Frame 1 (no input): blank canvas, image omitted
Frame 60 (no input): blank canvas, image omitted
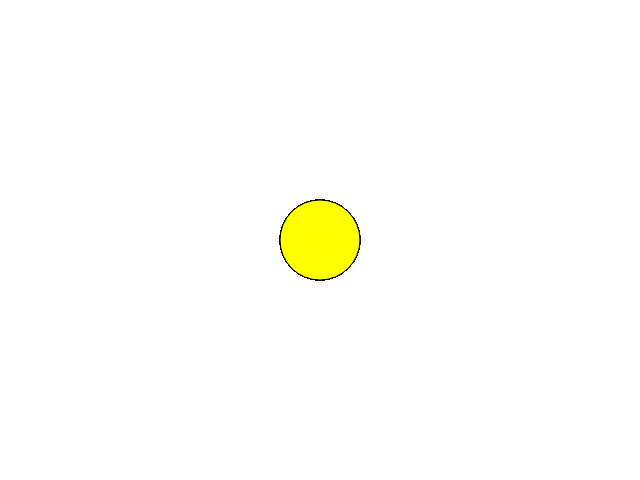
Frame 120 (the mouse pressed at the canvas centre since frame 60)

The p5.js sketch whose frames 1 and 60 were blank and that drew this single picture after the mouse press (run headless with seeded random() and noise() and a simulated clock; from frame 60 on, the mouse is pressed at the canvas centre):

// p5.js sketch
// ── sketch.js
function setup()
{
  createCanvas(640, 480);
	frameRate(60);
}

var currentStrokeWeight = 1;

function draw()
{
	if(mouseIsPressed)
	{
		if (mouseButton === LEFT)
		{
			fill(255,255,0);
			ellipse(mouseX, mouseY, 80, 80);
		}
		if (mouseButton === CENTER)
		{
			clear();
		}
	}
}

function mouseWheel(event)
{
	currentStrokeWeight -= event.delta;
	if(currentStrokeWeight < 0)
		currentStrokeWeight = 0;
	strokeWeight(currentStrokeWeight);
	console.log('Stroke Weight set to: ' + currentStrokeWeight);
}
// ── blockBreaker.js
var currentStrokeWeight = 0;
const canvasHeight = 960, canvasWidth = 1280, canvasMarginHorizontal = canvasWidth / 8, canvasMarginVertical = canvasHeight / 8, brickViewPort = {width: canvasWidth - canvasMarginHorizontal, height: canvasHeight - canvasMarginVertical}, scoreBoxHeight = 50;
const squareWidth = 50;
const barWidth = 200, barHeight = 50;
const brickWidth = 100, brickHeight = 50;
const initialVelocity = 10;
var xPosSqr = 40, yPosSqr = 460, xPosBar = 0, xVelSqr = 0, yVelSqr = 0, pauseVelBufferX = 10, pauseVelBufferY = 10, pauseCooldown = 0, barCollisionCooldown = 0, brickCollisionCooldown = 0;
const yPosBar = canvasHeight - (canvasHeight / 5);
var xPosPastSqr = [], yPosPastSqr = [], xPosPastBar = [], yPosPastBar = [];
var tailLengthSqr = 20, tailLengthBar= 5;
xPosPastSqr = Array(tailLengthSqr);
yPosPastSqr = Array(tailLengthSqr);
xPosPastBar = Array(tailLengthSqr);
yPosPastBar = Array(tailLengthSqr);
var messageX = canvasWidth / 3, messageY = canvasHeight /2;
var gameOver = false, allBricksCleared = false, isPaused = false, playerScore = 0;

function setup()
{
  createCanvas(canvasWidth, canvasHeight);
	background(51);
	frameRate(60);
	noCursor();
	strokeWeight(currentStrokeWeight);
	
	//Draw Score area
	fill(35);
	rect(0, 0, canvasWidth, scoreBoxHeight);
	textSize(32);
	fill('rgba(255,127,0,1)');
	text('Score: 0', 10, 35);
	
	//Draw Bricks
	for(i=0; i<bricks.length; i++)
	{
		fill('rgba(255,63,0, ' + 1 + ')');
		rect(bricks[i].x, bricks[i].y, brickWidth, brickHeight);
	}
	
	//Draw Title Screen
	textSize(32);
	fill('rgba(255,127,0,1)');
	text('BREAKOUT \(Left Click to start\)', messageX, messageY );
}

function draw()
{
	//----------------------------------UX HANDLING----------------------------------------------------------------------------------------------------
		
		
	if (mouseIsPressed)
	{
		if (mouseButton === LEFT && pauseCooldown == 0 && !gameOver && !allBricksCleared)
		{
			pauseCooldown = 20;
			if(xVelSqr != 0 && yVelSqr !=0)
			{
				isPaused = true;
				textSize(32);
				fill('rgba(255,127,0,1)');
				text('PAUSED \(Left Click to unpause\)', messageX, messageY);
				pauseVelBufferX = xVelSqr;
				pauseVelBufferY = yVelSqr;
				xVelSqr = yVelSqr = 0;
			}else
			{
				isPaused = false;
				fill(51);
				rect(messageX - 150, messageY - 75, 800, 300 );
				xVelSqr = pauseVelBufferX;
				yVelSqr = pauseVelBufferY;
			}
		}
	}
	
	if(!gameOver && !isPaused && !allBricksCleared)
	{
		//----------------------------------POSITIONAL CALCULATIONS----------------------------------------------------------------------------------------
		
		//shift the past positions
		for(i=tailLengthSqr; i>0; i--)
		{
			xPosPastSqr[i] = xPosPastSqr[i-1];
			yPosPastSqr[i] = yPosPastSqr[i-1];
		}
		
		for(i=tailLengthBar; i>0; i--)
		{
			xPosPastBar[i] = xPosPastBar[i-1];
			yPosPastBar[i] = yPosPastBar[i-1];
		}
		
		//store last frame's position
		xPosPastSqr[0] = xPosSqr;
		yPosPastSqr[0] = yPosSqr;
		xPosPastBar[0] = xPosBar;
		yPosPastBar[0] = yPosBar;
		
		//horizontal bounce
		if((xPosSqr + squareWidth >= canvasWidth) || (xPosSqr <= 0))
		{
			//console.log('horizontal collision');
			xVelSqr *= -1;
		}
		
		//Top bounce
		if(yPosSqr <= scoreBoxHeight)
		{
			yVelSqr *= -1;
		}
		
		if(yPosSqr + squareWidth >= canvasHeight)
		{
			gameOver = true;
			textSize(32);
			fill('rgba(255,127,0,1)');
			text('WHAT A TERRIBLE PLAYER!', messageX, messageY);
			
		}
		
		//Collision detection between block and bar
		if(barCollisionCooldown == 0)
		{
			if(yPosSqr >= yPosBar - barHeight &&
				 yPosSqr <= yPosBar &&
				 xPosSqr + squareWidth >= xPosBar &&
				 xPosSqr <= xPosBar + barWidth)
			{
				barCollisionCooldown = 10;
				yVelSqr *= -1
			}
		}
		
		
		//Collision detection between bar and bricks
		if(yPosSqr <= brickViewPort.height + (canvasMarginVertical / 2) && brickCollisionCooldown == 0)
		{
			for(i = 0; i < bricks.length; i ++)
			{
				if(bricks[i].exists && brickCollisionCooldown == 0)
				{
					if(xPosSqr + squareWidth >= bricks[i].x && xPosSqr <= bricks[i].x + brickWidth && yPosSqr + squareWidth >= bricks[i].y && yPosSqr <= bricks[i].y + brickHeight)
					{
						//Top
						if(yPosSqr + squareWidth * .6667 < bricks[i].y && xPosSqr + squareWidth > bricks[i].x && xPosSqr < bricks[i].x + brickWidth)
						{
							console.log('collision from Top');
							brickCollisionCooldown = 3;
							yVelSqr *= -1;
						}
						
						//Bottom
						else if(yPosSqr > bricks[i].y + brickHeight * .6667 && xPosSqr + squareWidth > bricks[i].x && xPosSqr < bricks[i].x + brickWidth)
						{
							console.log('collision from Bottom');
							brickCollisionCooldown = 3;
							yVelSqr *= -1;
						}else //Sides
						{
							brickCollisionCooldown = 3;
							xVelSqr *= -1;
						}
						
						playerScore += bricks[i].pointValue;
						fill(35);
						rect(10, 8, 240, 30)
						fill('rgba(255,127,0,1)');
						text('Score: ' + playerScore, 10, 35);
						console.log('Player Score: ' + playerScore);
						bricks[i].exists = false;
						
						fill(51);
						rect(bricks[i].x-10, bricks[i].y-10, brickWidth+20, brickHeight+20);
						
						for(k = 0; k < bricks.length; k ++)
						{
							allBricksCleared = true;
							if(bricks[k].exists)
							{
								allBricksCleared = false;
								break;
							}
						}
						if(allBricksCleared)
						{
							textSize(32);
							fill('rgba(255,127,0,1)');
							text('MISSION COMPLETE!', messageX + 20, messageY);
						}
					}
				}
			}
		}

		//Movement for Square
		xPosSqr += xVelSqr;
		yPosSqr += yVelSqr;
		//Movement for Bar
		xPosBar = mouseX;
		if(xPosBar > canvasWidth - barWidth)
		{
			xPosBar = canvasWidth - barWidth;
		}
		
		//----------------------------------DRAWING--------------------------------------------------------------------------------------------------------
		
		//Clear tail for block
		for(i=1; i<=tailLengthSqr; i++)
		{
			fill('rgba(51,51,51, ' + 1 + ')');
			rect(xPosPastSqr[i-1], yPosPastSqr[i-1], squareWidth, squareWidth);
		}
		//Clear tail for Bar
		for(i=1; i<=tailLengthBar; i++)
		{
			fill('rgba(51,51,51, ' + 1 + ')');
			rect(xPosPastBar[i-1], yPosPastBar[i-1], barWidth, barHeight);
		}
		
		//Tail effect for Square
		var tAlpha;
		for(i=1; i<=tailLengthSqr; i++)
		{
			tAlpha = ((1-((i) / (tailLengthSqr)))/1);
			if(tAlpha < 0)
			{
				tAlpha = 0;
			}
			if(tAlpha > 1)
			{
				tAlpha = 1;
			}
			fill('rgba(255,255,0, ' + tAlpha + ')');
			rect(xPosPastSqr[i-1], yPosPastSqr[i-1], squareWidth, squareWidth);
		}
		
		//Tail effect for Bar
		for(i=1; i<=tailLengthBar; i++)
		{
			tAlpha = ((1-((i) / (tailLengthBar)))/1);
			if(tAlpha < 0)
			{
				tAlpha = 0;
			}
			if(tAlpha > 1)
			{
				tAlpha = 1;
			}
			fill('rgba(255,127,0, ' + tAlpha + ')');
			rect(xPosPastBar[i-1], yPosPastBar[i-1], barWidth, barHeight);
		}
		
		//Draw square
		fill('rgba(255,255,0,1)');
		rect(xPosSqr, yPosSqr, squareWidth, squareWidth);
		
		//4. Player controlled bar
		//Draw bar
		fill('rgba(255,127,0,1)');
		rect(xPosBar, yPosBar, barWidth, barHeight);
	}
	
	//Cooldown resets
		if(pauseCooldown > 0)
		{
			pauseCooldown --;
		}
		if(barCollisionCooldown > 0)
		{
			barCollisionCooldown --;
		}
		if(brickCollisionCooldown > 0)
		{
			brickCollisionCooldown --;
		}
}

function mouseWheel(event)
{
	clear();
	background(51);
	tailLengthSqr -= event.delta;
	if(tailLengthSqr < 1)
	{
		tailLengthSqr = 1;
	}
	xPosPastSqr.fill(-50, tailLengthSqr-1);
	yPosPastSqr.fill(-50, tailLengthSqr-1);
}

function createBricks(columns, rows)
{
	var bricks = [];
	
	for(i = 0; i < columns * rows ; i++)
	{
		bricks[i] =
		{
			x: 0,
			y: 0,
			pointValue: 100,
			exists: true
		}
	}
	
	//Columns
	for(i = 0; i < columns * rows; i ++)
	{
		bricks[i].x = (i % columns)/columns * (canvasWidth - canvasMarginHorizontal) + (canvasMarginHorizontal / 1.36);
		bricks[i].y = ((i / columns) - (i % columns) / columns) * (((canvasHeight / 2) - canvasMarginVertical) / rows) + (canvasMarginVertical / 1.5);
	}
	
	return bricks;
}

const bricks = createBricks(6, 3);
